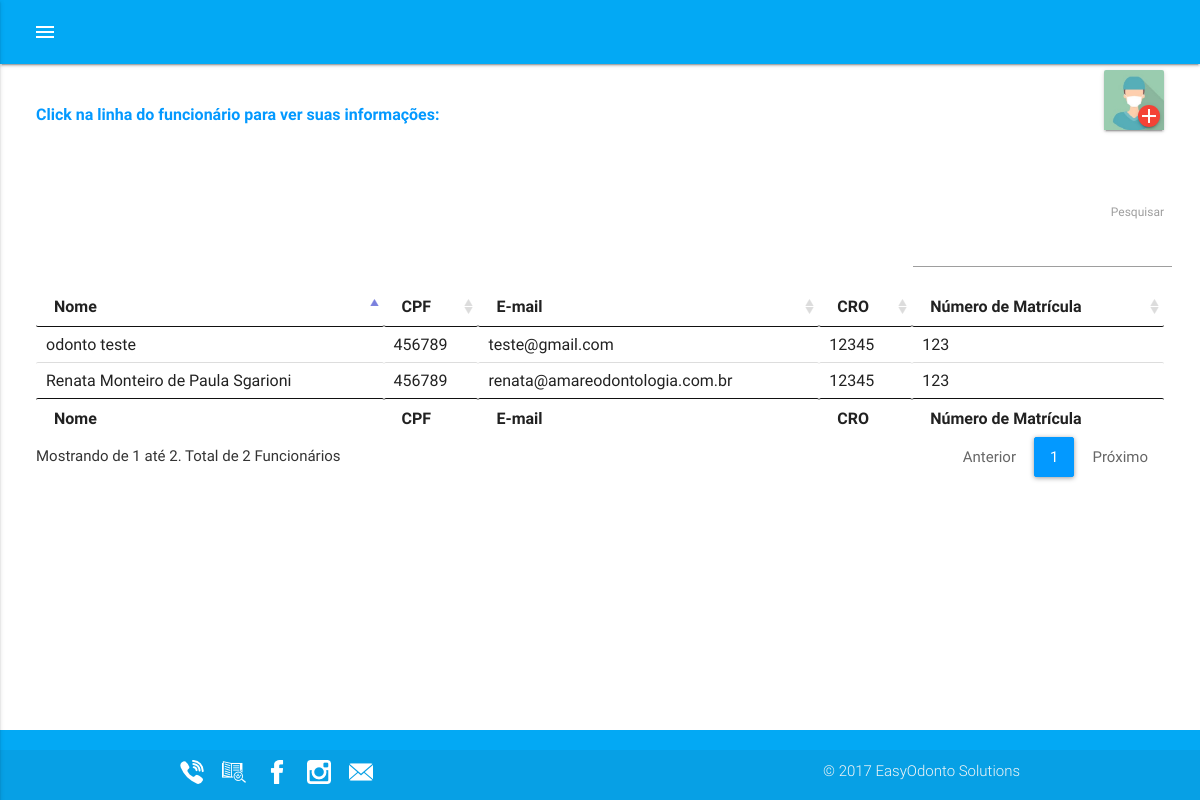
The page /public/busca_funcionario.php (signed in) on the database its author committed.
### tables this page shows
CREATE TABLE users (

	`id` int(11) NOT NULL AUTO_INCREMENT PRIMARY KEY,
  	`name` varchar(80) NOT NULL,
	`surname` varchar(80) NOT NULL,
	`cro` varchar(10),
	`email`varchar(80) NOT NULL,
	`registration` int (11) NOT NULL,
	`image` text ,  
	`phone` varchar (20) NOT NULL,
	`phone2` varchar(20), 
	`address` varchar(80) NOT NULL,
	`admission_date` date NOT NULL,
	`password` varchar(100) NOT NULL,
	`social_security` varchar (50) NOT NULL,
	`bank` varchar (80) NOT NULL,
	`number_of_account` varchar (20) NOT NULL,
	`agency` varchar(80) NOT NULL,
	`permition` int (11) NOT NULL,
	`deleted` boolean

);

### database/employee.php (called while the page is built, shortened)
<?php
require_once "conection.php";
class EmployeeDb {
     public function searchAll(){
		$sql = "SELECT * FROM users";
		$conn = new DbConnector();
		$stmt = $conn->getConn()->prepare($sql);
		$stmt->execute();
		$result = $stmt->fetchAll(PDO::FETCH_OBJ);
		return $result;
    }
}
 ?>

### database/conection.php (called while the page is built)
<?php
class DbConnector {
    private $Servidor = "localhost";
    private $BancoDados = "odt_soft";
    private $Usuario = "root";
    private $Senha = "";
    private $conn;
    public function __construct() {
    try {
    	$this->conn = new PDO ("mysql:host=$this->Servidor;dbname=$this->BancoDados;","$this->Usuario","$this->Senha",array(PDO::MYSQL_ATTR_INIT_COMMAND => "SET NAMES utf8"));
    }catch (PDOException $e) {
            echo "Erro de Conexão " . $e->getMessage() . "\n";
    exit;
    }
}
	public function getConn(){
		return $this->conn;
	}
}
 ?>

### public/busca_funcionario.php (the view, shortened to what this page needs)
<?php
	require_once "cabecalho.php";
	require_once "../database/employee.php";
	$dbemployee = new EmployeeDb();
	$employees = $dbemployee->searchAll();
?>
	<div class="margin_small main">
		<p class="bold tituloAzul">Click na linha do funcionário para ver suas informações:</p>
			<a href="cadastro_funcionario.php">
			<div class="col s6 m4 posicaoCardCadastro">
			  <div class="card">
				<div class="card-image" id="CardCadastro">
				  <img src="../images/medico.jpg">
				  <div id="divCardCadastro" class="btn-floating halfway-fab waves-effect waves-light red"><i class="material-icons iconeCardCadastro">add</i></div>
				</div>
			   </div>
			</div>
			</a>
		<table id="funcionarioDatatable" class="hover row-border" cellspacing="0" width="100%;">
	        <thead>
	            <tr>
	                <th>Nome</th>
	                <th>CPF</th>
					<th>E-mail</th>
	                <th>CRO</th>
					<th>Número de Matrícula</th>
	            </tr>
	        </thead>
	        <tfoot>
	            <tr>
	                <th>Nome</th>
	                <th>CPF</th>
					<th>E-mail</th>
	                <th>CRO</th>
					<th>Número de Matrícula</th>
	            </tr>
	        </tfoot>
	        <tbody>
				<?php foreach($employees as $employee){ ?>
					<tr class="listPatient" onclick="visualizarFuncionario(<?=$employee->id?>)">
						<td><?=$employee->name.' '.$employee->surname?></td>
						<td><?=$employee->social_security?></td>
						<td><?=$employee->email?></td>
						<td><?=$employee->cro?></td>
						<td><?=$employee->registration?></td>
					</tr>
				<?php } ?>
	        </tbody>
	    </table>
	</div>
<?php require_once "rodape.php";

### public/cabecalho.php (shortened to what this page needs)
<html xmlns="http://www.w3.org/1999/xhtml" hasBrowserHandlers="true">
  <head>
    <link type="text/css" rel="stylesheet" href="../css/materialize.min.css"  media="screen,projection"/>
    <link rel="stylesheet" href="https://code.jquery.com/ui/1.12.1/themes/base/jquery-ui.css">
    <link rel="stylesheet" type="text/css" href="../dataTables/media/css/jquery.dataTables.min.css">
	<link rel="stylesheet" type="text/css" media="all" href="chrome://global/skin/" />
	<link type="text/css" rel="stylesheet" href="../css/style.css"/>
	<link rel="stylesheet" type="text/css" media="all" href="chrome://browser/content/contentSearchUI.css" />
	<link rel="stylesheet" type="text/css" media="all" href="chrome://browser/content/newtab/newTab.css" />
	<link rel="stylesheet" type="text/css" media="all" href="chrome://browser/skin/newtab/newTab.css" />
  <head>
<body onload="java script:contar();" style="">
	<header>
		<nav>
		  <div class="nav-wrapper light-blue">
			<div class="col s2">
			  <ul class="left">
				<a href="#" data-activates="slide-out" class="button-collapse show-on-large"><i class="material-icons">menu</i></a>
			  </ul>
			</div>
		  </div>
		</nav>
	</header>

### public/rodape.php (shortened to what this page needs)
  <footer class="page-footer light-blue">
    <div class="footer-copyright">
      <div class="container">
        <img src="../images/viber.png">&nbsp;&nbsp;&nbsp;&nbsp;
        <img src="../images/tablet.png">&nbsp;&nbsp;&nbsp;&nbsp;
        <img src="../images/facebook.png">&nbsp;&nbsp;&nbsp;&nbsp;
        <img src="../images/instagram.png">&nbsp;&nbsp;&nbsp;&nbsp;
        <img src="../images/close-envelope.png">&nbsp;&nbsp;&nbsp;&nbsp;
        <a class="grey-text text-lighten-4 right" href="#!">© 2017 EasyOdonto Solutions</a>
      </div>
    </div>
</footer>
</body>
</html>

### css/style.css (style rules this page uses)
.bold { font-weight: bold; font-size: 16px; color: rgb(90,90,90); }
.margin_small { margin-left: 3%; margin-right: 3%; padding-bottom: 60px; }
td { cursor:pointer; }
body { display: flex; min-height: 100vh; flex-direction: column; }
.main { flex: 1 0 auto; position:relative; height:auto; }
header , footer { padding-left: 0px; }
p { font-size: 18px; }
.tituloAzul { color: #0399ff; }
.posicaoCardCadastro { width: 60px; height:60px; float:right; bottom:80px; position:relative; }
#CardCadastro { width: 60px; height:60px }
#divCardCadastro { width:22px; height:22px; position:relative; left:34px; bottom:36px }
.main { flex: 1 0 auto; }
footer { bottom:0%; width:100%; position:fixed; }
body { min-width: 520px; }

### rows shown on the page
users: name "odonto", surname "teste", social_security "456789", email "teste@gmail.com", cro "12345", registration "123"
users: name "Renata", surname "Monteiro de Paula Sgarioni", social_security "456789", email "renata@amareodontologia.com.br", cro "12345", registration "123"
